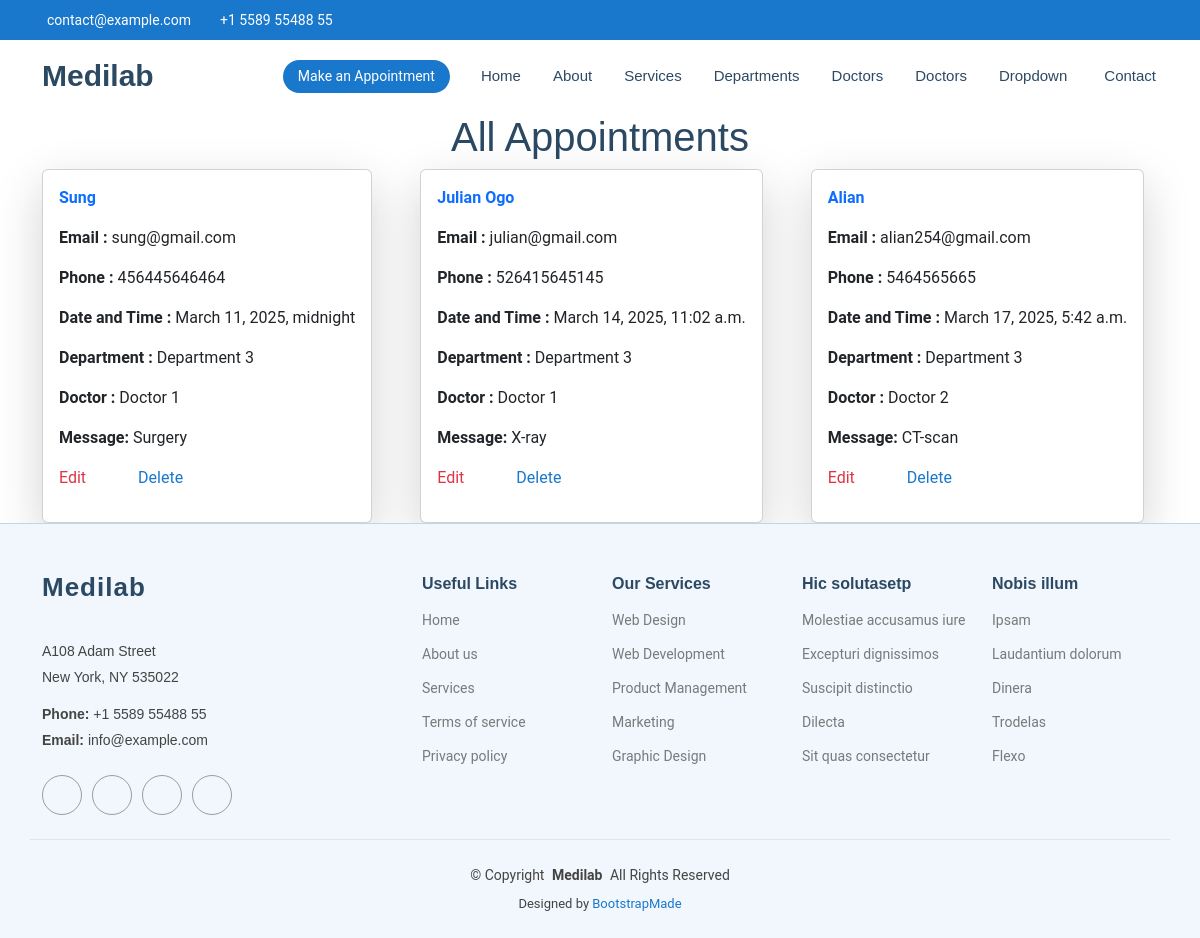
/show/, run on an earlier commit of the app's database.
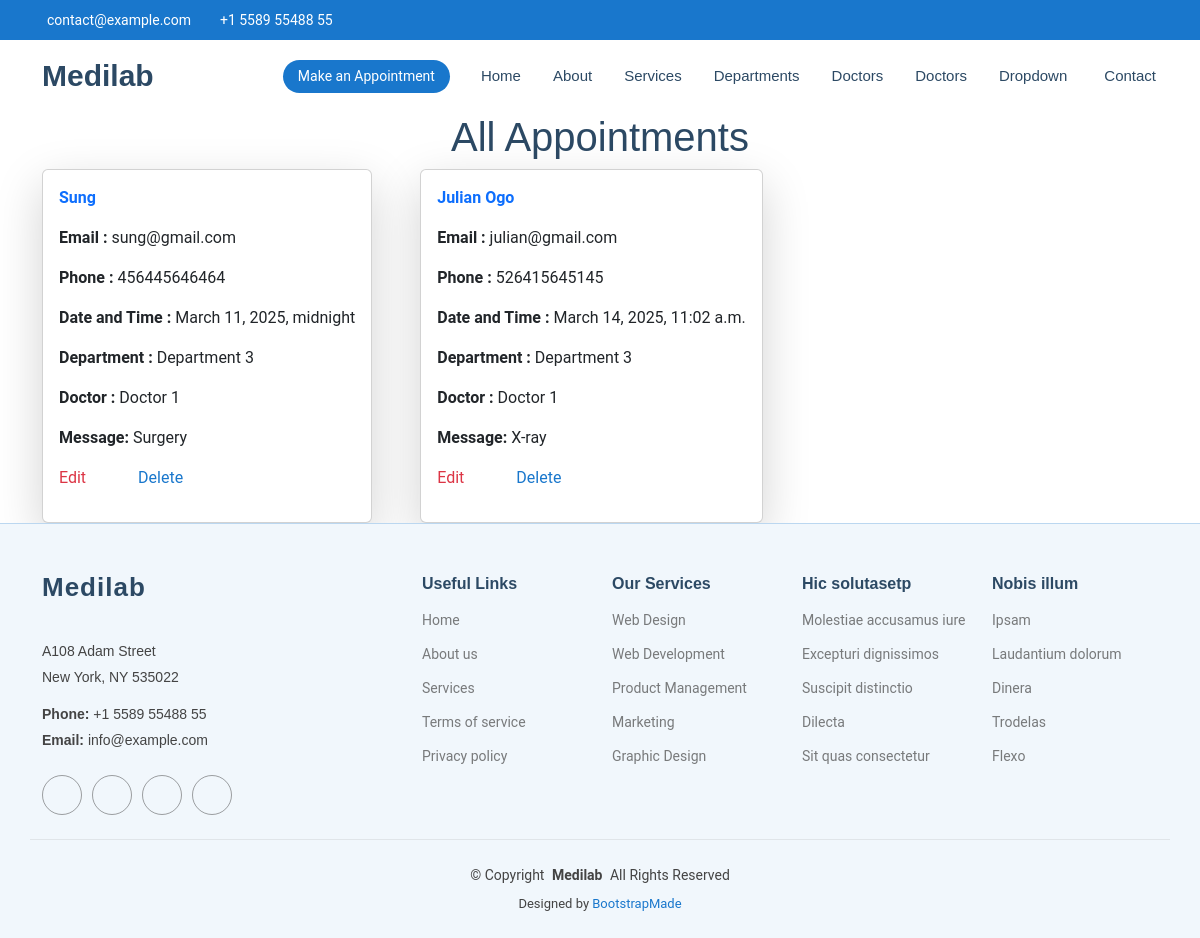
And on a later commit of the database.
### hositalapp/models.py (models this page shows, shortened)
class Appointment(models.Model):
    name = models.CharField(max_length=24)
    email = models.EmailField()
    phone = models.CharField(max_length=24)
    date = models.DateTimeField()
    department = models.CharField(max_length=24)
    doctor = models.CharField(max_length=24)
    message = models.TextField()

### hositalapp/views.py (the view)
# urls.py: path('show/',views.show,name='show'),
def show(request):
      all=Appointment.objects.all()
      return render(request,'show.html',{'all':all})

### templates/show.html (shortened to what this page needs)
{% extends 'starter-page.html' %}
{% load static %}
{% block content %}
   <h1 class="text-center">All Appointments</h1>
    <div class="d-flex flex-wrap gap-5 container">
    {% for x in all %}
       <div class="card w-30 p-3 shadow-lg">
       <p class="text-primary fw-bold"> {{ x.name }}</p>
       <p> <strong> Email :</strong> {{ x.email }}</p>
       <p> <strong> Phone :</strong> {{ x.phone }}</p>
       <p> <strong> Date and Time :</strong> {{ x.date }}</p>
       <p> <strong> Department :</strong> {{ x.department }}</p>
       <p> <strong> Doctor :</strong> {{ x.doctor }}</p>
       <p> <strong> Message:</strong> {{ x.message }}</p>
        <p>
            <a href="{% url 'edit' x.id%}" class="text-danger me-5">
                Edit
            </a>
            <a href="/delete/{{ x.id }}">
                Delete
            </a>
        </p>
        </div>
        {% endfor %}
   </div>
{% endblock %}

What changed in the data, as far as the page shows it:
removed Appointment: name "Alian", email "alian254@gmail.com", phone "5464565665", date "March 17, 2025, 5:42 a.m.", department "Department 3", doctor "Doctor 2", message "CT-scan"
